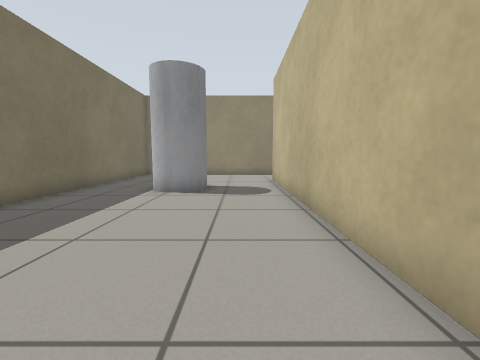
[1] (above)

15 first-person views from a walk through a Gazebo world. The camera is 0.64 m above the floor, tilts 6° down and sees 90° across. The floor is counted in squares, 0.5 m on a side. Each view is taken from the middle of a square. On the plan, view 1 faces up. The plan holds only what a view shows up to about 12 squares ahead; the rest is blank.

[2]
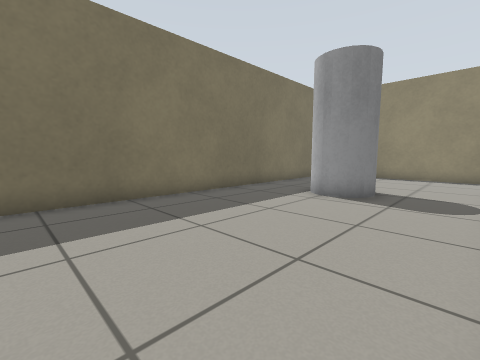

[3]
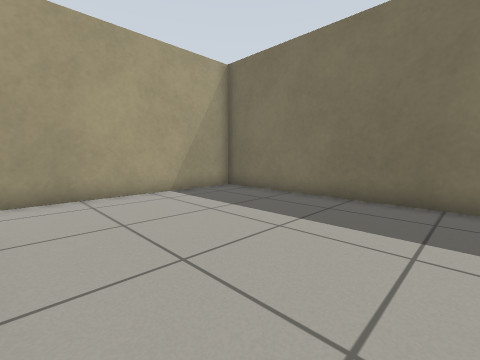

[4]
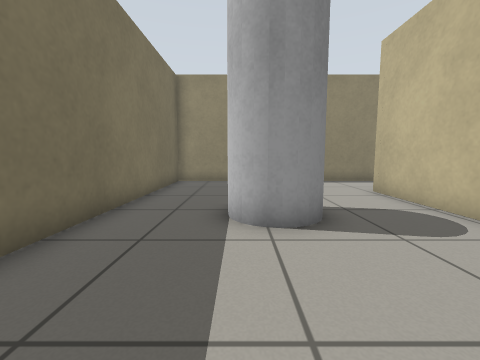

[5]
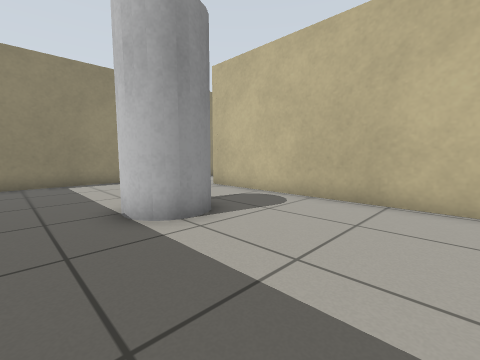

[6]
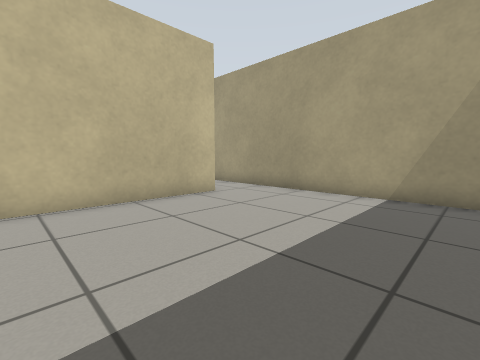

[7]
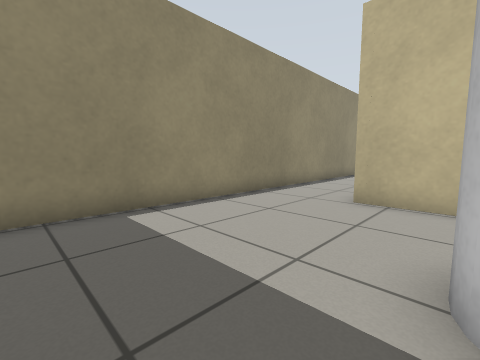

[8]
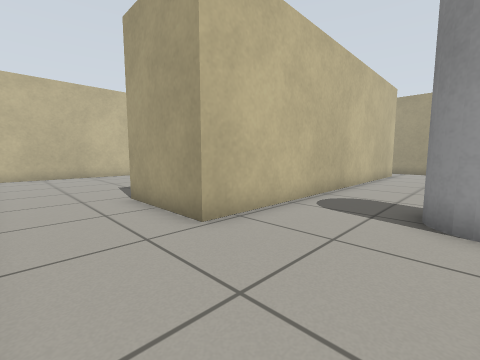

[9]
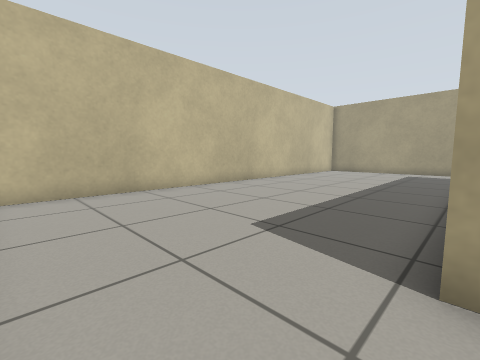

[10]
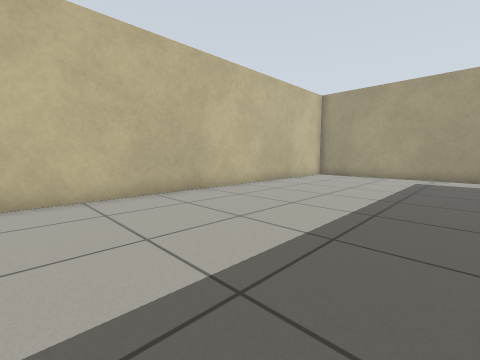

[11]
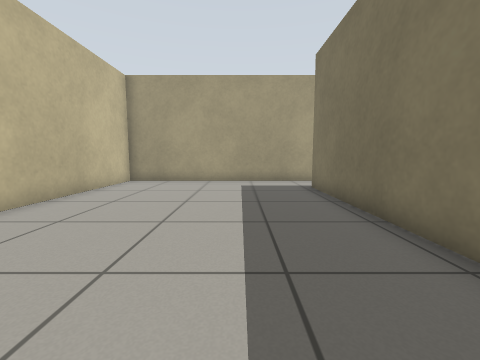

[12]
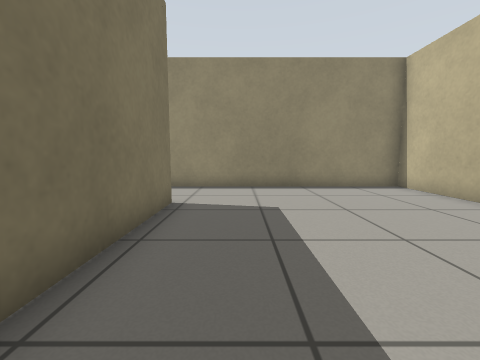

[13]
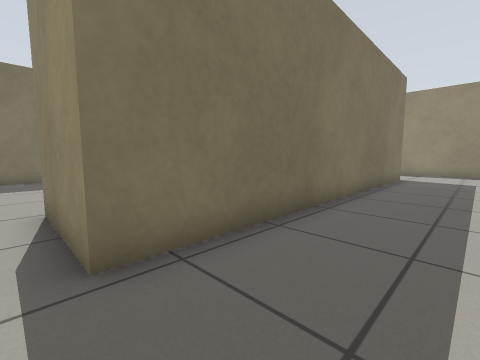

[14]
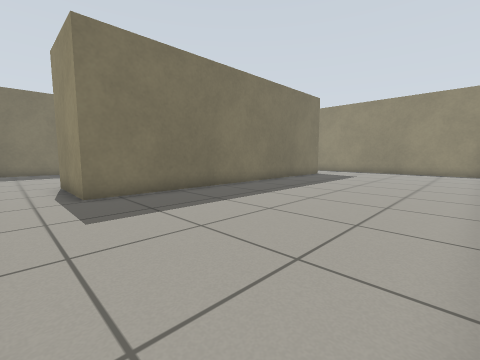

[15]
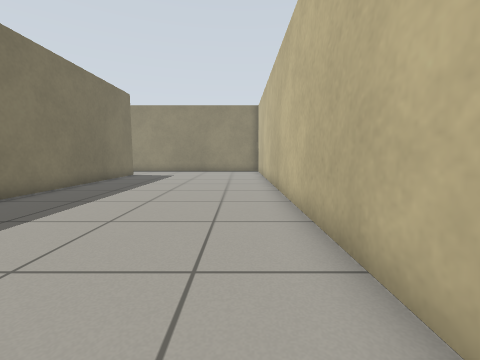

### Floor plan
Points are (right, up) in squares from view 1. A wall is a line through its corners. A room is listed if a view was taken in it or the views show most of it. See-through windows are left out.
Room 1 (views 1, 2, 3, 4, 5, 6, 7, 8)
walls: (1.7, -1.4) (1.7, 12.3); (1.5, 15.7) (-6, 15.7) (-6, -3.7) (0.5, -3.7)
ways out: opening at (0.5, -2.5) to room 2; opening at (1, 14) to room 2
objects: white pole (-3, 8) to (-2, 10)
Room 2 (views 9, 10, 11, 12, 13, 14, 15)
walls: (1.7, 12.3) (5.2, 12.3) (5.2, -1.4) (1.7, -1.4); (0.5, -3.7) (13.4, -3.7) (13.4, 15.7) (1.5, 15.7)
ways out: opening at (0.5, -2.5) to room 1; opening at (1, 14) to room 1

Where each view was taken, in squares from view 1:
view 1: 0 up, 0 right, facing up
view 2: 1 up, 1 right, facing up-left
view 3: 4 up, 1 right, facing down-left
view 4: 4 up, 3 left, facing up
view 5: 4 up, 5 left, facing up-right
view 6: 4 up, 5 left, facing down-right
view 7: 10 up, 5 left, facing up-right
view 8: 15 up, 2 left, facing down-right
view 9: 15 up, 5 right, facing down-right
view 10: 11 up, 6 right, facing down-right
view 11: 8 up, 8 right, facing down
view 12: 6 up, 7 right, facing up
view 13: 2 down, 8 right, facing up-left
view 14: 3 down, 13 right, facing up-left
view 15: 3 down, 12 right, facing up
